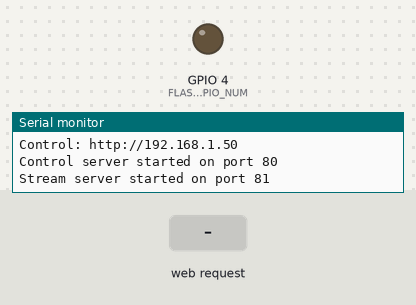
Bench run of a sketch on a simulated ESP32. On the bench: output pins drawn as LEDs (lit = HIGH), the last lines printed to the serial monitor. The test bench sets the inputs (shaded band). WiFi joins after 1.5 s; servers stay silent unless stated; the camera gives no picture; web services answer with replies made up by the test bench.

Above: at 3.5 s.
3.6 s: HTTP request GET /capture received
At 3.98 s:
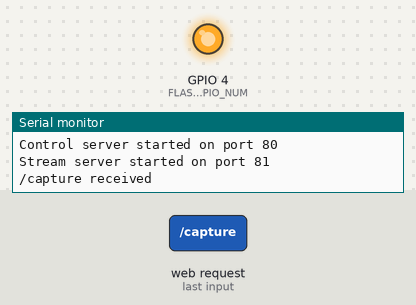
5.5 s: HTTP request GET / received
Timing chart, 0 to 8.5 s (numbered marks = the images above; inputs shaded):
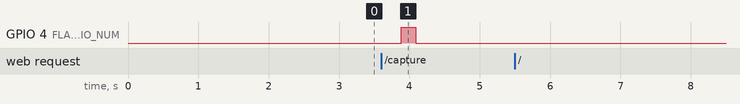

The sketch:

ESP32CAM_Photobooth.ino
```cpp
#include "esp_camera.h"
#include <WiFi.h>
#include <WiFiClientSecure.h>
#include <WebServer.h>

// ── CONFIG ───────────────────────────────────────────────────
const char* WIFI_SSID     = "";
const char* WIFI_PASSWORD = "";
const char* BOT_TOKEN     = "";   // from @BotFather
const char* CHAT_ID       = "";   // group chat ID (negative number for groups)
// ─────────────────────────────────────────────────────────────

// AI Thinker pin map
#define PWDN_GPIO_NUM     32
#define RESET_GPIO_NUM    -1
#define XCLK_GPIO_NUM      0
#define SIOD_GPIO_NUM     26
#define SIOC_GPIO_NUM     27
#define Y9_GPIO_NUM       35
#define Y8_GPIO_NUM       34
#define Y7_GPIO_NUM       39
#define Y6_GPIO_NUM       36
#define Y5_GPIO_NUM       21
#define Y4_GPIO_NUM       19
#define Y3_GPIO_NUM       18
#define Y2_GPIO_NUM        5
#define VSYNC_GPIO_NUM    25
#define HREF_GPIO_NUM     23
#define PCLK_GPIO_NUM     22
#define FLASH_GPIO_NUM     4

// Port 80 = control (capture, resolution)
// Port 81 = MJPEG stream (separate task, never blocks port 80)
WebServer controlServer(80);
WebServer streamServer(81);

// Mutex so capture and stream don't grab the camera at the same time
SemaphoreHandle_t camMutex;

// ── Camera init ───────────────────────────────────────────────
bool initCamera() {
  camera_config_t config;
  config.ledc_channel = LEDC_CHANNEL_0;
  config.ledc_timer   = LEDC_TIMER_0;
  config.pin_d0       = Y2_GPIO_NUM;
  config.pin_d1       = Y3_GPIO_NUM;
  config.pin_d2       = Y4_GPIO_NUM;
  config.pin_d3       = Y5_GPIO_NUM;
  config.pin_d4       = Y6_GPIO_NUM;
  config.pin_d5       = Y7_GPIO_NUM;
  config.pin_d6       = Y8_GPIO_NUM;
  config.pin_d7       = Y9_GPIO_NUM;
  config.pin_xclk     = XCLK_GPIO_NUM;
  config.pin_pclk     = PCLK_GPIO_NUM;
  config.pin_vsync    = VSYNC_GPIO_NUM;
  config.pin_href     = HREF_GPIO_NUM;
  config.pin_pwdn     = PWDN_GPIO_NUM;
  config.pin_reset    = RESET_GPIO_NUM;
  config.xclk_freq_hz = 20000000;
  config.pixel_format = PIXFORMAT_JPEG;
  config.frame_size   = FRAMESIZE_UXGA;
  config.jpeg_quality = 12;
  config.fb_count     = 1;
  config.grab_mode    = CAMERA_GRAB_WHEN_EMPTY;
  config.fb_location  = CAMERA_FB_IN_PSRAM;

  // Try new field name first (ESP32 core >= 2.0.4), fall back to old name
#if defined(CONFIG_IDF_TARGET_ESP32)
  config.pin_sscb_sda = SIOD_GPIO_NUM;
  config.pin_sscb_scl = SIOC_GPIO_NUM;
#else
  config.pin_sccb_sda = SIOD_GPIO_NUM;
  config.pin_sccb_scl = SIOC_GPIO_NUM;
#endif

  if (psramFound()) {
    config.jpeg_quality = 10;
    config.fb_count     = 2;
    config.grab_mode    = CAMERA_GRAB_LATEST;
    Serial.println("PSRAM found — high quality, dual buffer");
  } else {
    config.frame_size  = FRAMESIZE_SVGA;
    config.fb_location = CAMERA_FB_IN_DRAM;
    Serial.println("No PSRAM — SVGA/DRAM mode");
  }

  esp_err_t err = esp_camera_init(&config);
  if (err != ESP_OK) {
    Serial.printf("Camera init FAILED: 0x%x\n", err);
    return false;
  }

  sensor_t* s = esp_camera_sensor_get();
  if (s->id.PID == OV3660_PID) {
    s->set_vflip(s, 1);
    s->set_brightness(s, 1);
    s->set_saturation(s, -2);
  }
  s->set_framesize(s, FRAMESIZE_QVGA);  // start at QVGA for smooth stream
  Serial.println("Camera OK");
  return true;
}

// ── WiFi ──────────────────────────────────────────────────────
void wifiConnect() {
  Serial.print("Connecting to WiFi");
  WiFi.begin(WIFI_SSID, WIFI_PASSWORD);
  WiFi.setSleep(false);
  int r = 0;
  while (WiFi.status() != WL_CONNECTED && r++ < 20) {
    delay(1000); Serial.print(".");
  }
  if (WiFi.status() != WL_CONNECTED) {
    Serial.println("\nWiFi FAILED — restarting");
    delay(2000); ESP.restart();
  }
  Serial.println();
  Serial.print("IP: "); Serial.println(WiFi.localIP());
  Serial.print("Stream: http://"); Serial.print(WiFi.localIP()); Serial.println(":81/");
  Serial.print("Control: http://"); Serial.println(WiFi.localIP());
}

// ── CORS (needed because UI is on Main ESP32, CAM is different IP) ──
void addCORSHeaders(WebServer& srv) {
  srv.sendHeader("Access-Control-Allow-Origin",  "*");
  srv.sendHeader("Access-Control-Allow-Methods", "GET, OPTIONS");
  srv.sendHeader("Access-Control-Allow-Headers", "Content-Type");
}
void handleControlOptions() { addCORSHeaders(controlServer); controlServer.send(204); }

// ── MJPEG stream task (runs forever on core 0) ───────────────
// Completely separate from the control server — capture can never be blocked
void streamTask(void* param) {
  streamServer.on("/", HTTP_GET, []() {
    WiFiClient client = streamServer.client();
    client.print(
      "HTTP/1.1 200 OK\r\n"
      "Content-Type: multipart/x-mixed-replace; boundary=frame\r\n"
      "Access-Control-Allow-Origin: *\r\n"
      "Cache-Control: no-cache\r\n"
      "\r\n"
    );
    Serial.println("Stream client connected");

    while (client.connected()) {
      // Take mutex — wait up to 500ms, then skip this frame
      if (xSemaphoreTake(camMutex, pdMS_TO_TICKS(500)) == pdTRUE) {
        camera_fb_t* fb = esp_camera_fb_get();
        xSemaphoreGive(camMutex);

        if (!fb) { delay(50); continue; }

        String hdr =
          "--frame\r\n"
          "Content-Type: image/jpeg\r\n"
          "Content-Length: " + String(fb->len) + "\r\n\r\n";
        client.print(hdr);

        const size_t CHUNK = 4096;
        size_t pos = 0;
        while (pos < fb->len && client.connected()) {
          size_t n = min(CHUNK, fb->len - pos);
          client.write(fb->buf + pos, n);
          pos += n;
        }
        client.print("\r\n");
        esp_camera_fb_return(fb);
      }
      delay(33);  // ~30fps cap
    }
    Serial.println("Stream client disconnected");
  });

  streamServer.begin();
  Serial.println("Stream server started on port 81");

  while (true) {
    streamServer.handleClient();
    delay(1);
  }
}

// ── Flush stale frames before capture ────────────────────────
void flushFrameBuffer() {
  // Drain up to 3 buffered frames so we always get a fresh one
  for (int i = 0; i < 3; i++) {
    camera_fb_t* fb = esp_camera_fb_get();
    if (fb) esp_camera_fb_return(fb);
    else break;
  }
}

// ── Telegram sender ───────────────────────────────────────────
bool sendTelegram(uint8_t* buf, size_t len) {
  const char* HOST     = "api.telegram.org";
  const char* BOUNDARY = "PhotoboothBoundary";

  WiFiClientSecure client;
  client.setInsecure();
  client.setTimeout(20);

  Serial.println("Connecting to Telegram...");
  if (!client.connect(HOST, 443)) {
    Serial.println("Telegram: connection FAILED");
    return false;
  }

  String body1 =
    "--" + String(BOUNDARY) + "\r\n"
    "Content-Disposition: form-data; name=\"chat_id\"\r\n\r\n" +
    String(CHAT_ID) + "\r\n"
    "--" + String(BOUNDARY) + "\r\n"
    "Content-Disposition: form-data; name=\"photo\"; filename=\"photo.jpg\"\r\n"
    "Content-Type: image/jpeg\r\n\r\n";

  String body2 = "\r\n--" + String(BOUNDARY) + "--\r\n";
  size_t total = body1.length() + len + body2.length();

  client.printf(
    "POST /bot%s/sendPhoto HTTP/1.1\r\n"
    "Host: %s\r\n"
    "Content-Type: multipart/form-data; boundary=%s\r\n"
    "Content-Length: %d\r\n"
    "Connection: close\r\n\r\n",
    BOT_TOKEN, HOST, BOUNDARY, (int)total
  );
  client.print(body1);

  // Send image in chunks
  const size_t CHUNK = 2048;
  size_t pos = 0;
  while (pos < len) {
    size_t n = min(CHUNK, len - pos);
    client.write(buf + pos, n);
    pos += n;
  }
  client.print(body2);

  // Read response (wait up to 15s)
  String resp;
  unsigned long t = millis();
  while (millis() - t < 15000) {
    while (client.available()) resp += (char)client.read();
    if (resp.indexOf("\"ok\":true") >= 0) break;
    if (!client.connected()) break;
    delay(10);
  }
  client.stop();

  bool ok = resp.indexOf("\"ok\":true") >= 0;
  Serial.println(ok ? "Telegram: SENT OK" : "Telegram: FAILED");
  if (!ok) {
    // Print first 200 chars of response to help diagnose
    Serial.println("Response: " + resp.substring(0, 200));
  }
  return ok;
}

// ── Capture and send ──────────────────────────────────────────
bool captureAndSend() {
  // Take mutex — stop stream from grabbing frames while we capture
  if (xSemaphoreTake(camMutex, pdMS_TO_TICKS(2000)) != pdTRUE) {
    Serial.println("Capture: could not get camera mutex");
    return false;
  }

  sensor_t* s = esp_camera_sensor_get();
  delay(100);  // brief settle before capture

  // Flush any stale buffered frames
  flushFrameBuffer();

  // Flash on → grab → flash off
  digitalWrite(FLASH_GPIO_NUM, HIGH);
  delay(150);
  camera_fb_t* fb = esp_camera_fb_get();
  digitalWrite(FLASH_GPIO_NUM, LOW);

  xSemaphoreGive(camMutex);

  if (!fb) {
    Serial.println("Capture: esp_camera_fb_get() returned NULL");
    return false;
  }

  Serial.printf("Captured %d bytes\n", fb->len);
  bool ok = sendTelegram(fb->buf, fb->len);
  esp_camera_fb_return(fb);
  return ok;
}

// ── Control server handlers ───────────────────────────────────
void handleCapture() {
  addCORSHeaders(controlServer);
  controlServer.send(200, "text/plain", "OK");
  Serial.println("/capture received");
  bool ok = captureAndSend();
  Serial.println(ok ? "Result: OK" : "Result: FAILED");
}

void handleResolution() {
  addCORSHeaders(controlServer);

  if (!controlServer.hasArg("size")) {
    controlServer.send(400, "text/plain", "Missing ?size=");
    return;
  }

  String sz = controlServer.arg("size");
  sz.toUpperCase();

  framesize_t fs;
  if      (sz == "QQVGA") fs = FRAMESIZE_QQVGA;
  else if (sz == "QVGA")  fs = FRAMESIZE_QVGA;
  else if (sz == "VGA")   fs = FRAMESIZE_VGA;
  else if (sz == "SVGA")  fs = FRAMESIZE_SVGA;
  else if (sz == "XGA")   fs = FRAMESIZE_XGA;
  else if (sz == "SXGA")  fs = FRAMESIZE_SXGA;
  else if (sz == "UXGA")  fs = FRAMESIZE_UXGA;
  else {
    controlServer.send(400, "text/plain", "Unknown size");
    return;
  }

  if (!psramFound() && (fs == FRAMESIZE_UXGA || fs == FRAMESIZE_SXGA || fs == FRAMESIZE_XGA)) {
    sensor_t* s = esp_camera_sensor_get();
    s->set_framesize(s, FRAMESIZE_SVGA);
    controlServer.send(200, "text/plain", "No PSRAM — forced SVGA");
    return;
  }

  sensor_t* s = esp_camera_sensor_get();
  s->set_framesize(s, fs);
  Serial.print("Resolution → "); Serial.println(sz);
  controlServer.send(200, "text/plain", "Resolution set to " + sz);
}

void handleControlRoot() {
  String page =
    "<!DOCTYPE html><html><head>"
    "<meta charset='UTF-8'><meta name='viewport' content='width=device-width,initial-scale=1'>"
    "<title>ESP32-CAM</title>"
    "<style>body{font-family:sans-serif;background:#111;color:#eee;padding:20px;text-align:center}"
    "h2{color:#f90}select,button{font-size:1em;padding:8px 14px;margin:6px;border-radius:8px}"
    "#msg{color:#8f8;margin-top:10px}</style></head><body>"
    "<h2>&#128247; ESP32-CAM</h2>"
    "<p>Stream on port 81</p>"
    "<select id='r'>"
    "<option value='QQVGA'>QQVGA 160x120</option>"
    "<option value='QVGA' selected>QVGA 320x240</option>"
    "<option value='VGA'>VGA 640x480</option>"
    "<option value='SVGA'>SVGA 800x600</option>"
    "<option value='XGA'>XGA 1024x768 (PSRAM)</option>"
    "<option value='SXGA'>SXGA 1280x1024 (PSRAM)</option>"
    "<option value='UXGA'>UXGA 1600x1200 (PSRAM)</option>"
    "</select>"
    "<button onclick=\"fetch('/resolution?size='+document.getElementById('r').value)"
    ".then(r=>r.text()).then(t=>document.getElementById('msg').innerText=t)\">"
    "Apply</button>"
    "<div id='msg'></div></body></html>";
  controlServer.send(200, "text/html", page);
}

// ── setup / loop ──────────────────────────────────────────────
void setup() {
  Serial.begin(115200);
  Serial.println("\n=== ESP32-CAM Photobooth ===");

  pinMode(FLASH_GPIO_NUM, OUTPUT);
  digitalWrite(FLASH_GPIO_NUM, LOW);

  // Create mutex before starting any tasks
  camMutex = xSemaphoreCreateMutex();

  if (!initCamera()) {
    Serial.println("Camera init FAILED — check board selection and partition scheme");
    // Blink flash to signal error
    while (true) {
      digitalWrite(FLASH_GPIO_NUM, HIGH); delay(200);
      digitalWrite(FLASH_GPIO_NUM, LOW);  delay(200);
    }
  }

  wifiConnect();

  // Control server (port 80)
  controlServer.on("/",            HTTP_GET,     handleControlRoot);
  controlServer.on("/capture",     HTTP_GET,     handleCapture);
  controlServer.on("/capture",     HTTP_OPTIONS, handleControlOptions);
  controlServer.on("/resolution",  HTTP_GET,     handleResolution);
  controlServer.on("/resolution",  HTTP_OPTIONS, handleControlOptions);
  controlServer.begin();
  Serial.println("Control server started on port 80");

  // Stream server runs in its own FreeRTOS task on core 0
  // (Arduino loop runs on core 1 — they don't block each other)
  xTaskCreatePinnedToCore(
    streamTask,   // function
    "stream",     // name
    8192,         // stack size (bytes)
    NULL,         // param
    1,            // priority
    NULL,         // handle
    0             // core 0
  );
}

void loop() {
  if (WiFi.status() != WL_CONNECTED) {
    Serial.println("WiFi lost — reconnecting");
    wifiConnect();
  }
  controlServer.handleClient();
  delay(1);
}
```

Measured:
- after the input at 3.6 s, GPIO 4 (FLASH_GPIO_NUM): LOW → HIGH after 0.28 s, → LOW 0.21 s later
